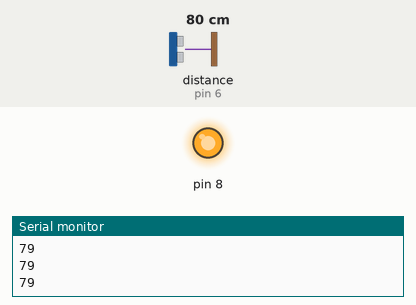
This sketch was run on a simulated Arduino Uno, built with avr-gcc and run on an emulated ATmega328P. On the bench: output pins drawn as LEDs (lit = HIGH), the last lines printed to the serial monitor. Wiring (inferred from the names in the program): ultrasonic range finder: trigger pin 7; echo pin 6. The test bench sets the inputs (shaded band); at power-on: distance to the obstacle (sensor on pin 6) 80 cm. The echo pulse lasts 58.3 µs per cm; pins used as bus, display or sensor lines are not drawn.

Above: at 1.2 s.
1.3 s: distance to the obstacle (sensor on pin 6) set to 19 cm
2.8 s: distance to the obstacle (sensor on pin 6) set to 15 cm
At 3.4 s:
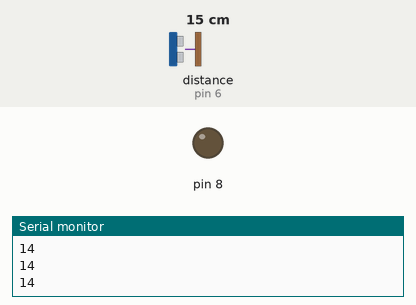
4.3 s: distance to the obstacle (sensor on pin 6) set to 18 cm
At 5.5 s:
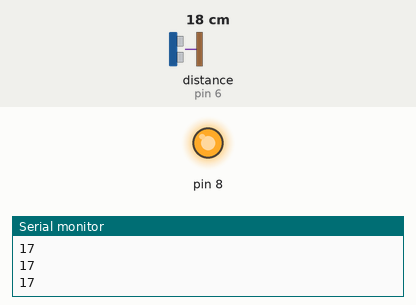
5.8 s: distance to the obstacle (sensor on pin 6) set to 2 cm
At 6.7 s:
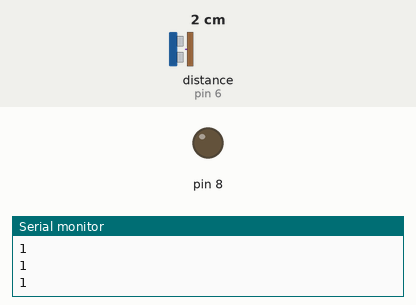
Timing chart, 0 to 8.3 s (numbered marks = the images above; inputs shaded):
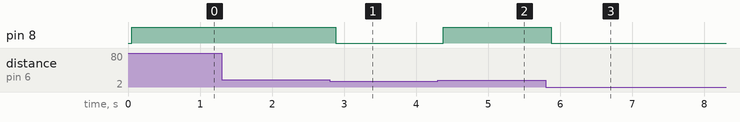

The sketch:

home_temp.ino
```cpp
#define echoPin 6
#define trigPin 7

void setup()
{
  pinMode(trigPin, OUTPUT);
  pinMode(echoPin, INPUT);
  pinMode(8, OUTPUT);
  Serial.begin(9600);
}

void loop()
{
  mesafe();

}

void mesafe()
{
  long duration, distance;
  digitalWrite(trigPin, LOW);
  delayMicroseconds(2);
  digitalWrite(trigPin, HIGH);
  delayMicroseconds(10);
  digitalWrite(trigPin, LOW);
  duration = pulseIn(echoPin, HIGH);
  distance = duration / 58.2;
  delay(50);
  Serial.println(distance);

  if(distance > 15) {
    digitalWrite(8, HIGH);
  } else {
    digitalWrite(8, LOW);
  }


}
```

Measured:
- the behaviour switches between 17 and 16 cm on distance to the obstacle (sensor on pin 6) (found by bisection; images 0 and 1)
- after the input at 2.8 s, pin 8: HIGH → LOW after 0.08 s
- after the input at 4.3 s, pin 8: LOW → HIGH after 0.07 s
- after the input at 5.8 s, pin 8: HIGH → LOW after 0.07 s
